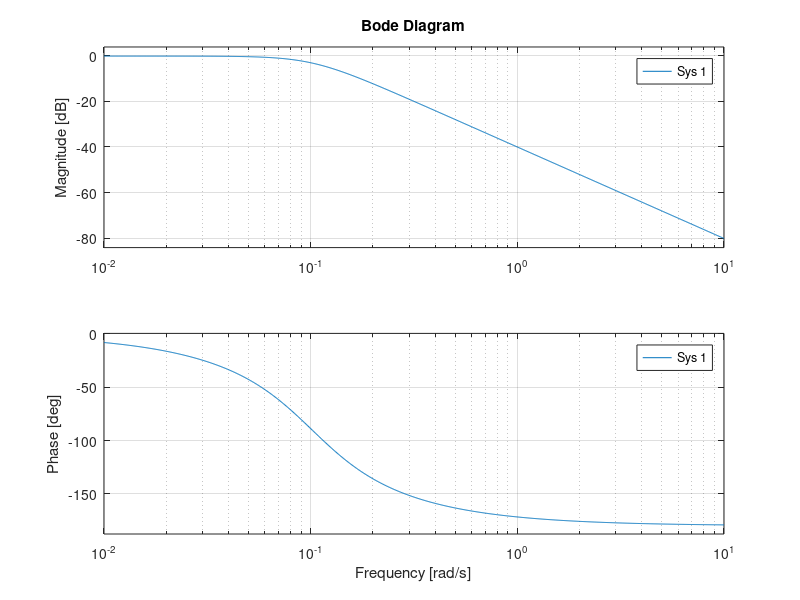

Reproduce this figure in MATLAB.
clear
close all

%% Create the plots of the LQR controller system

n = 0.00110851126424986; %2*pi/(60); % Hz
m = 100; % kg
max_thrust = 25; %N

A = zeros(6,6);
A(1:3,4:6) = eye(3);
A(4,1) = 3*n^2;
A(6,3) = -n^2;
A(5,4) = -2*n;
A(4,5) = 2*n;

B = [zeros(3,3);eye(3)/m];
C = eye(6);
D = zeros(6,3);


sys = ss(A,B,C,D);

speed = [1,1,1,1,1,1];
effort = [1,1,1];
spdpriority = 0.6;

Q = diag(speed./norm(speed) * spdpriority);
R = diag(effort./norm(effort) * (1-spdpriority));

K = lqr(A,B,Q,R);

% Construct the closed-loop system
Ac = A - B*K;
Bc = B;
Cc = C;
Dc = D;

% Create state-space model of the closed-loop system
sys_cl  = ss(Ac, Bc, Cc, Dc);

% Convert state-space model to transfer function
GCL = tf(sys_cl);

% Display the transfer function
% disp('Transfer Function of the Closed-Loop System with LQR Controller:');
% sys_tf

% display all bode plots on one plot
%bode(sys_tf) 

% individual bode plots
for in = 1
    for out = 1
        % make plot
        figure
        bode(GCL(out,in))
        grid on
        fig_title = ['Bode plot for input = ' ]
        
    end
end


